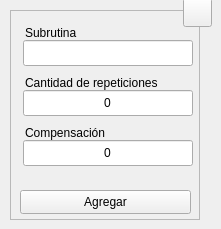
  <widget class="QWidget" name="centralwidget">
   <widget class="QFrame" name="frame">
    <property name="geometry">
     <rect>
      <x>10</x>
      <y>10</y>
      <width>190</width>
      <height>210</height>
     </rect>
    </property>
    <property name="sizePolicy">
     <sizepolicy hsizetype="Fixed" vsizetype="Fixed">
      <horstretch>0</horstretch>
      <verstretch>0</verstretch>
     </sizepolicy>
    </property>
    <property name="minimumSize">
     <size>
      <width>190</width>
      <height>210</height>
     </size>
    </property>
    <property name="maximumSize">
     <size>
      <width>190</width>
      <height>210</height>
     </size>
    </property>
    <property name="frameShape">
     <enum>QFrame::StyledPanel</enum>
    </property>
    <property name="frameShadow">
     <enum>QFrame::Raised</enum>
    </property>
    <widget class="QLineEdit" name="tbx_sub">
     <property name="geometry">
      <rect>
       <x>13</x>
       <y>30</y>
       <width>170</width>
       <height>26</height>
      </rect>
     </property>
     <property name="minimumSize">
      <size>
       <width>170</width>
       <height>0</height>
      </size>
     </property>
     <property name="maximumSize">
      <size>
       <width>170</width>
       <height>16777215</height>
      </size>
     </property>
     <property name="toolTip">
      <string>Digite el número de subrutina</string>
     </property>
     <property name="statusTip">
      <string/>
     </property>
     <property name="alignment">
      <set>Qt::AlignCenter</set>
     </property>
     <property name="placeholderText">
      <string/>
     </property>
    </widget>
    <widget class="QLabel" name="lbl_sub">
     <property name="enabled">
      <bool>true</bool>
     </property>
     <property name="geometry">
      <rect>
       <x>15</x>
       <y>10</y>
       <width>62</width>
       <height>26</height>
      </rect>
     </property>
     <property name="text">
      <string>Subrutina</string>
     </property>
     <property name="buddy">
      <cstring>lbl_sub</cstring>
     </property>
    </widget>
    <widget class="QLabel" name="lbl_rep">
     <property name="enabled">
      <bool>true</bool>
     </property>
     <property name="geometry">
      <rect>
       <x>15</x>
       <y>60</y>
       <width>142</width>
       <height>26</height>
      </rect>
     </property>
     <property name="text">
      <string>Cantidad de repeticiones</string>
     </property>
     <property name="buddy">
      <cstring>lbl_rep</cstring>
     </property>
    </widget>
    <widget class="QPushButton" name="btn_save">
     <property name="geometry">
      <rect>
       <x>10</x>
       <y>180</y>
       <width>171</width>
       <height>24</height>
      </rect>
     </property>
     <property name="sizePolicy">
      <sizepolicy hsizetype="Expanding" vsizetype="Expanding">
       <horstretch>0</horstretch>
       <verstretch>0</verstretch>
      </sizepolicy>
     </property>
     <property name="minimumSize">
      <size>
       <width>88</width>
       <height>0</height>
      </size>
     </property>
     <property name="toolTip">
      <string>Agregar los datos al programa CNC</string>
     </property>
     <property name="statusTip">
      <string/>
     </property>
     <property name="text">
      <string>Agregar</string>
     </property>
     <property name="shortcut">
      <string>Ctrl+S</string>
     </property>
     <property name="autoDefault">
      <bool>true</bool>
     </property>
    </widget>
    <widget class="QLineEdit" name="tbx_rep">
     <property name="geometry">
      <rect>
       <x>13</x>
       <y>80</y>
       <width>170</width>
       <height>26</height>
      </rect>
     </property>
     <property name="minimumSize">
      <size>
       <width>170</width>
       <height>0</height>
      </size>
     </property>
     <property name="maximumSize">
      <size>
       <width>170</width>
       <height>16777215</height>
      </size>
     </property>
     <property name="toolTip">
      <string>Digite la cantidad de repeticiones</string>
     </property>
     <property name="statusTip">
      <string/>
     </property>
     <property name="text">
      <string>0</string>
     </property>
     <property name="alignment">
      <set>Qt::AlignCenter</set>
     </property>
     <property name="placeholderText">
      <string/>
     </property>
    </widget>
    <widget class="QLabel" name="lbl_com">
     <property name="enabled">
      <bool>true</bool>
     </property>
     <property name="geometry">
      <rect>
       <x>15</x>
       <y>110</y>
       <width>91</width>
       <height>26</height>
      </rect>
     </property>
     <property name="text">
      <string>Compensación</string>
     </property>
     <property name="buddy">
      <cstring>lbl_rep</cstring>
     </property>
    </widget>
    <widget class="QLineEdit" name="tbx_com">
     <property name="geometry">
      <rect>
       <x>13</x>
       <y>130</y>
       <width>170</width>
       <height>26</height>
      </rect>
     </property>
     <property name="minimumSize">
      <size>
       <width>170</width>
       <height>0</height>
      </size>
     </property>
     <property name="maximumSize">
      <size>
       <width>170</width>
       <height>16777215</height>
      </size>
     </property>
     <property name="toolTip">
      <string>Largo en subrutina menos largo pieza</string>
     </property>
     <property name="statusTip">
      <string/>
     </property>
     <property name="text">
      <string>0</string>
     </property>
     <property name="alignment">
      <set>Qt::AlignCenter</set>
     </property>
     <property name="placeholderText">
      <string/>
     </property>
    </widget>
    <zorder>tbx_sub</zorder>
    <zorder>lbl_sub</zorder>
    <zorder>btn_save</zorder>
    <zorder>tbx_rep</zorder>
    <zorder>lbl_rep</zorder>
    <zorder>tbx_com</zorder>
    <zorder>lbl_com</zorder>
   </widget>
   <widget class="QToolButton" name="btn_help">
    <property name="geometry">
     <rect>
      <x>183</x>
      <y>-2</y>
      <width>29</width>
      <height>29</height>
     </rect>
    </property>
    <property name="font">
     <font>
      <pointsize>20</pointsize>
      <bold>true</bold>
     </font>
    </property>
    <property name="text">
     <string/>
    </property>
    <property name="icon">
     <iconset resource="../../resources/resources.qrc">
      <normaloff>:/icons/question.png</normaloff>:/icons/question.png</iconset>
    </property>
    <property name="iconSize">
     <size>
      <width>20</width>
      <height>20</height>
     </size>
    </property>
    <property name="shortcut">
     <string>F1</string>
    </property>
   </widget>
  </widget>
